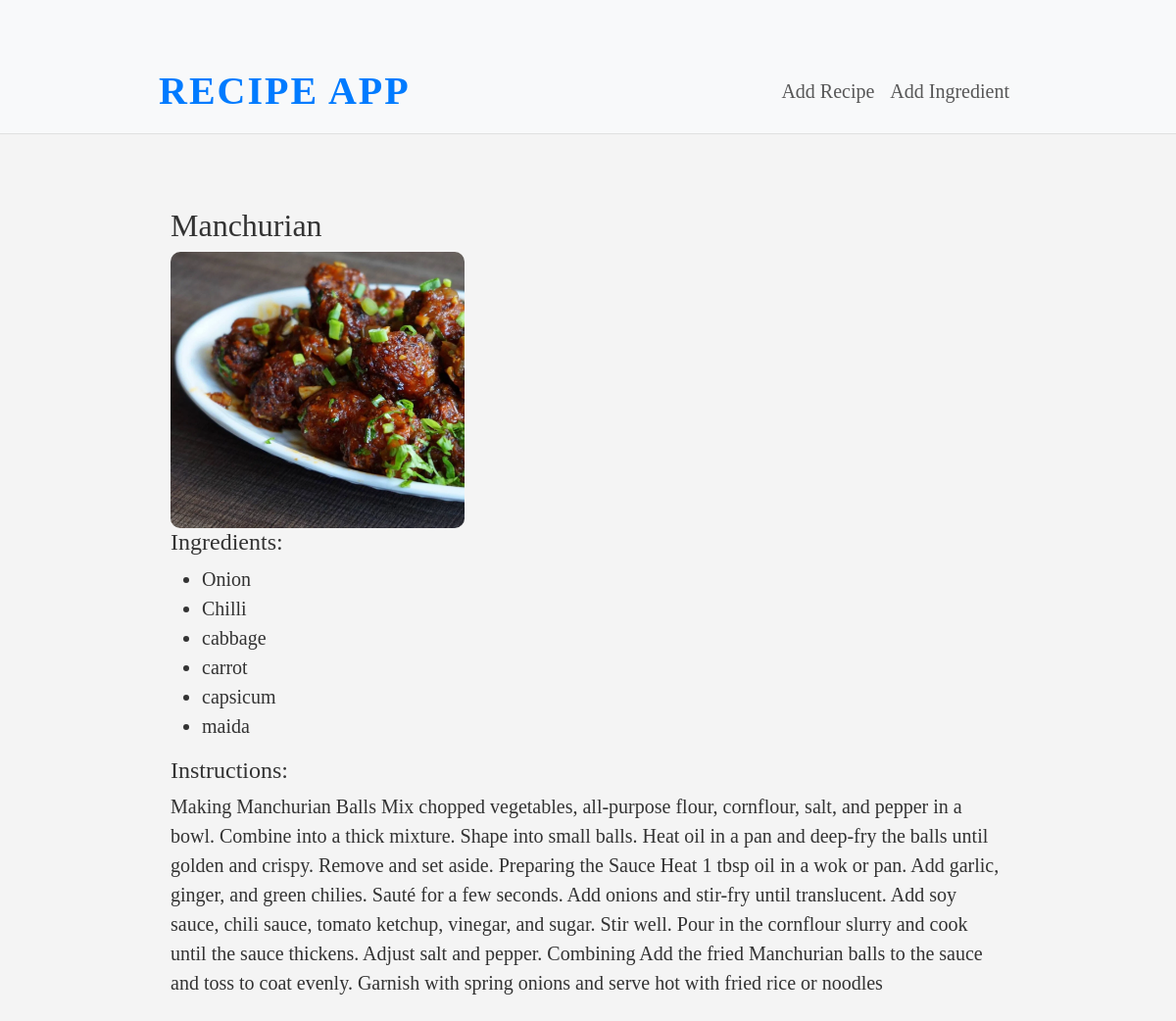
The app's page /recipes/3/ with its own data.
### recipes/models.py (models this page shows, shortened)
class Recipe(models.Model):
    title = models.CharField(max_length=100)
    ingredients = models.ManyToManyField(Ingredient)
    instructions = models.TextField()
    image = models.ImageField(upload_to='recipes/',blank=True)

class Ingredient(models.Model):
    name = models.CharField(max_length=100)

### recipes/views.py (the view)
# urls.py: path('recipes/<int:pk>/', RecipeDetailView.as_view(), name='recipe_detail'),
class RecipeDetailView(DetailView):
    model = Recipe
    template_name = "recipes/recipe_detail.html"
    context_object_name = "recipe"

### recipes/templates/recipes/recipe_detail.html
{% extends "base.html" %}
{% block content %}
<div class="container mt-4">
    <h2>{{ recipe.title }}</h2>
    <img src="{{ recipe.image.url }}" alt="{{ recipe.title }}" class="recipe-image" loading="lazy">
    <h4>Ingredients:</h4>
    <ul>
        {% for ingredient in recipe.ingredients.all %}
            <li>{{ ingredient.name }}</li>
        {% endfor %}
    </ul>
    <h4>Instructions:</h4>
    <p>{{ recipe.instructions }}</p>
</div>
{% endblock %}

### recipes/static/styles.css (style rules this page uses)
.recipe-image { width: 100%; height: auto; max-width: 300px; object-fit: cover; border-radius: 10px; }
.container { max-width: 900px; margin-top: 50px; }

### records on screen
Recipe: title "Manchurian", image (picture), instructions "Making Manchurian Balls Mix chopped vegetables, all-purpose flour, cornflour, salt, and pepper in a bowl. Combine into a thick mixture. Shape into small balls. Heat oil in a pan and deep-fry the balls until golden and crispy. Remove and set aside. Preparing the Sauce Heat 1 tbsp oil in a wok or pan. Add garlic, ginger, and green chilies. Sauté for a few seconds. Add onions and stir-fry until translucent. Add soy sauce, chili sauce, tomato ketchup, vinegar, and sugar. Stir well. Pour in the cornflour slurry and cook until the sauce thickens. Adjust salt and pepper. Combining Add the fried Manchurian balls to the sauce and toss to coat evenly. Garnish with spring onions and serve hot with…"
Ingredient: name "Onion"
Ingredient: name "Chilli"
Ingredient: name "cabbage"
Ingredient: name "carrot"
Ingredient: name "capsicum"
Ingredient: name "maida"
